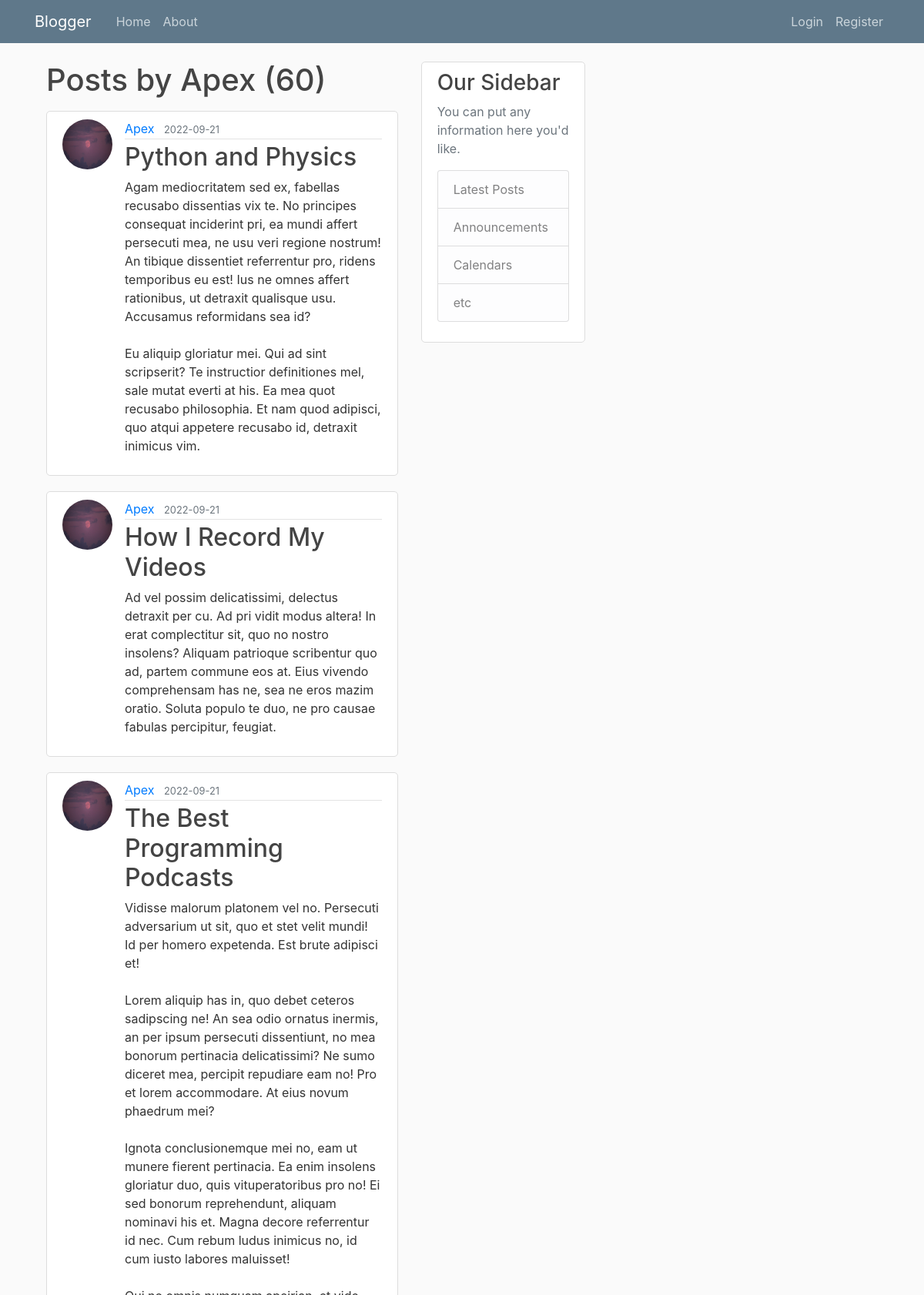
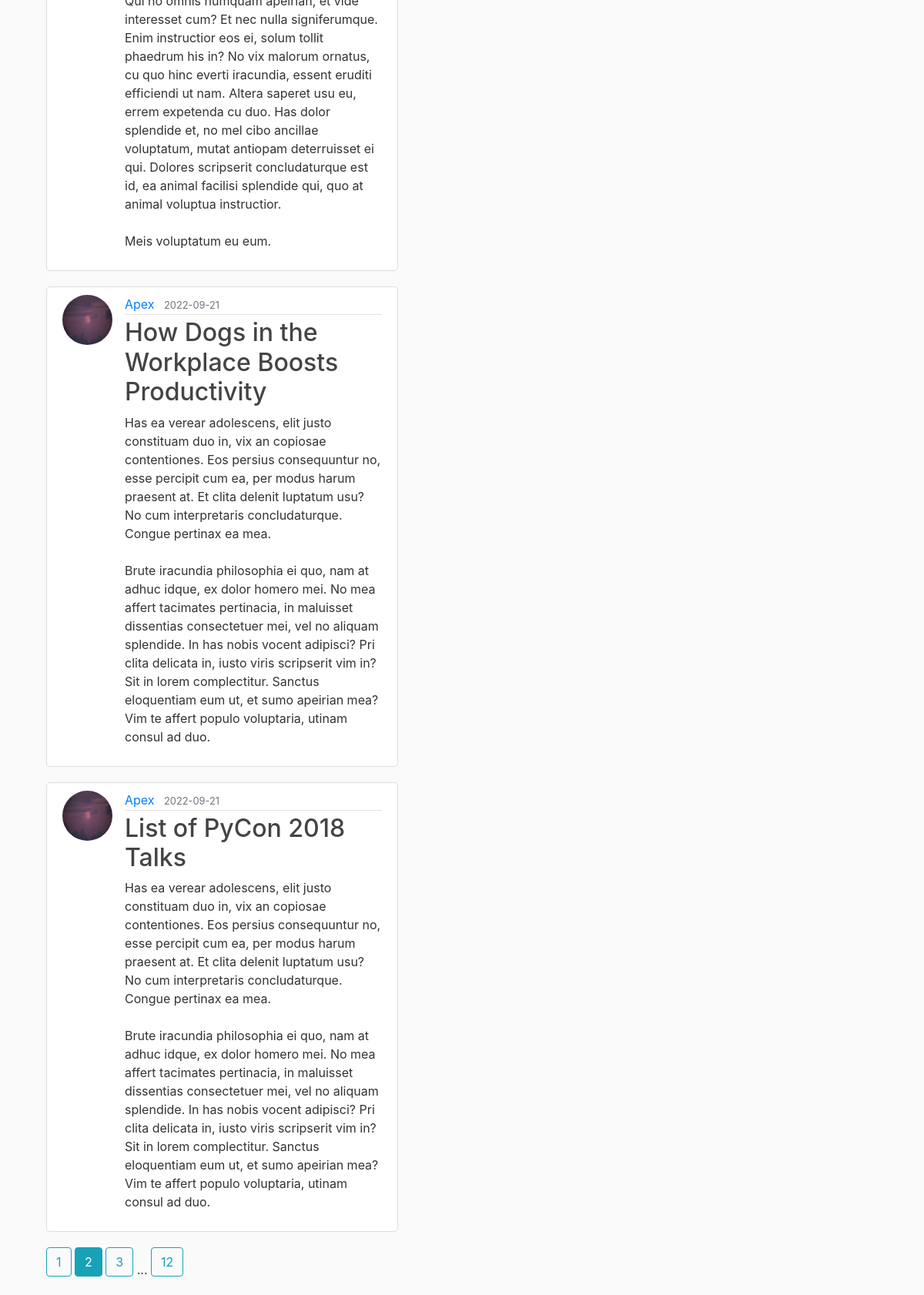
Screenshot of /user/Apex?page=2 with the database file from the repository (2 pictures, top to bottom).
### src/model.py (models this page shows, shortened)
class User(db.Model, UserMixin):
    id = db.Column(db.Integer, primary_key=True)
    username = db.Column(db.String(20), unique=True, nullable=False)
    email = db.Column(db.String(120), unique=True, nullable=False)
    image_file = db.Column(db.String(20), nullable=False, default='default.jpg')
    password = db.Column(db.String(60), nullable=False)
    posts = db.relationship('Post', backref='author', lazy=True)

class Post(db.Model):
    id = db.Column(db.Integer, primary_key=True)
    title = db.Column(db.String(100), nullable=False)
    date_posted = db.Column(db.DateTime, nullable=False, default=datetime.utcnow)
    content = db.Column(db.Text, nullable=False)
    user_id = db.Column(db.Integer, db.ForeignKey('user.id'), nullable=False)

### src/route/post_route.py (the view)
@app.route("/user/<string:username>")
def user_posts(username):
    page = request.args.get('page', 1, type=int)
    user = User.query.filter_by(username=username).first_or_404()
    posts = Post.query.filter_by(author=user)\
        .order_by(Post.date_posted.desc())\
        .paginate(page=page, per_page=5)
    return render_template('user_posts.html', posts=posts, user=user)

### src/templates/user_posts.html
{% extends "base.html" %}
{% block content %}
    <h1 class="mb-3">Posts by {{ user.username }} ({{ posts.total }})</h1>
    {% for post in posts.items %}
        <article class="media content-section">
          <img class="rounded-circle article-img" src="{{ url_for('static', filename='profile_pics/' + post.author.image_file) }}">
          <div class="media-body">
            <div class="article-metadata">
              <a class="mr-2" href="{{ url_for('user_posts', username=post.author.username) }}">{{ post.author.username }}</a>
              <small class="text-muted">{{ post.date_posted.strftime('%Y-%m-%d') }}</small>
            </div>
            <h2><a class="article-title" href="{{ url_for('post', post_id=post.id) }}">{{ post.title }}</a></h2>
            <p class="article-content">{{ post.content }}</p>
          </div>
        </article>
    {% endfor %}
    {% for page_num in posts.iter_pages(left_edge=1, right_edge=1, left_current=1, right_current=2) %}
      {% if page_num %}
        {% if posts.page == page_num %}
          <a class="btn btn-info mb-4" href="{{ url_for('user_posts', username=user.username, page=page_num) }}">{{ page_num }}</a>
        {% else %}
          <a class="btn btn-outline-info mb-4" href="{{ url_for('user_posts', username=user.username, page=page_num) }}">{{ page_num }}</a>
        {% endif %}
      {% else %}
        ...
      {% endif %}
    {% endfor %}
{% endblock content %}

### src/static/main.css (style rules this page uses)
body { background: #fafafa; color: #333333; margin-top: 5rem; }
h1, h2, h3, h4, h5, h6 { color: #444444; }
.content-section { background: #ffffff; padding: 10px 20px; border: 1px solid #dddddd; border-radius: 5px; margin-bottom: 20px; overflow-x:auto; }
.article-title { color: #444444; }
.article-content { white-space: pre-line; }
.article-img { height: 65px; width: 65px; margin-right: 16px; }
.article-metadata { padding-bottom: 1px; margin-bottom: 4px; border-bottom: 1px solid #e3e3e3 }

### rows the page displays
User: username "Apex"
Post: image_file (placeholder picture), author.username "Apex", date_posted "2022-09-21", title "Python and Physics", content "Agam mediocritatem sed ex, fabellas recusabo dissentias vix te. No principes consequat inciderint pri, ea mundi affert persecuti mea, ne usu veri regione nostrum! An tibique dissentiet referrentur pro, ridens temporibus eu est! Ius ne omnes affert rationibus, ut detraxit qualisque usu. Accusamus reformidans sea id? Eu aliquip gloriatur mei. Qui ad sint scripserit? Te instructior definitiones mel, sale mutat everti at his. Ea mea quot recusabo philosophia. Et nam quod adipisci, quo atqui appetere recusabo id, detraxit inimicus vim."
Post: image_file (placeholder picture), author.username "Apex", date_posted "2022-09-21", title "How I Record My Videos", content "Ad vel possim delicatissimi, delectus detraxit per cu. Ad pri vidit modus altera! In erat complectitur sit, quo no nostro insolens? Aliquam patrioque scribentur quo ad, partem commune eos at. Eius vivendo comprehensam has ne, sea ne eros mazim oratio. Soluta populo te duo, ne pro causae fabulas percipitur, feugiat."
Post: image_file (placeholder picture), author.username "Apex", date_posted "2022-09-21", title "The Best Programming Podcasts", content "Vidisse malorum platonem vel no. Persecuti adversarium ut sit, quo et stet velit mundi! Id per homero expetenda. Est brute adipisci et! Lorem aliquip has in, quo debet ceteros sadipscing ne! An sea odio ornatus inermis, an per ipsum persecuti dissentiunt, no mea bonorum pertinacia delicatissimi? Ne sumo diceret mea, percipit repudiare eam no! Pro et lorem accommodare. At eius novum phaedrum mei? Ignota conclusionemque mei no, eam ut munere fierent pertinacia. Ea enim insolens gloriatur duo, quis vituperatoribus pro no! Ei sed bonorum reprehendunt, aliquam nominavi his et. Magna decore referrentur id nec. Cum rebum ludus inimicus no, id cum iusto labores maluisset! Qui no omnis numquam…"
Post: image_file (placeholder picture), author.username "Apex", date_posted "2022-09-21", title "How Dogs in the Workplace Boosts Productivity", content "Has ea verear adolescens, elit justo constituam duo in, vix an copiosae contentiones. Eos persius consequuntur no, esse percipit cum ea, per modus harum praesent at. Et clita delenit luptatum usu? No cum interpretaris concludaturque. Congue pertinax ea mea. Brute iracundia philosophia ei quo, nam at adhuc idque, ex dolor homero mei. No mea affert tacimates pertinacia, in maluisset dissentias consectetuer mei, vel no aliquam splendide. In has nobis vocent adipisci? Pri clita delicata in, iusto viris scripserit vim in? Sit in lorem complectitur. Sanctus eloquentiam eum ut, et sumo apeirian mea? Vim te affert populo voluptaria, utinam consul ad duo."
Post: image_file (placeholder picture), author.username "Apex", date_posted "2022-09-21", title "List of PyCon 2018 Talks", content "Has ea verear adolescens, elit justo constituam duo in, vix an copiosae contentiones. Eos persius consequuntur no, esse percipit cum ea, per modus harum praesent at. Et clita delenit luptatum usu? No cum interpretaris concludaturque. Congue pertinax ea mea. Brute iracundia philosophia ei quo, nam at adhuc idque, ex dolor homero mei. No mea affert tacimates pertinacia, in maluisset dissentias consectetuer mei, vel no aliquam splendide. In has nobis vocent adipisci? Pri clita delicata in, iusto viris scripserit vim in? Sit in lorem complectitur. Sanctus eloquentiam eum ut, et sumo apeirian mea? Vim te affert populo voluptaria, utinam consul ad duo."

### other values shown
{{ posts.total }} "60"
{{ page_num }} "1" "3" "12"
{{ page_num }} "2"
